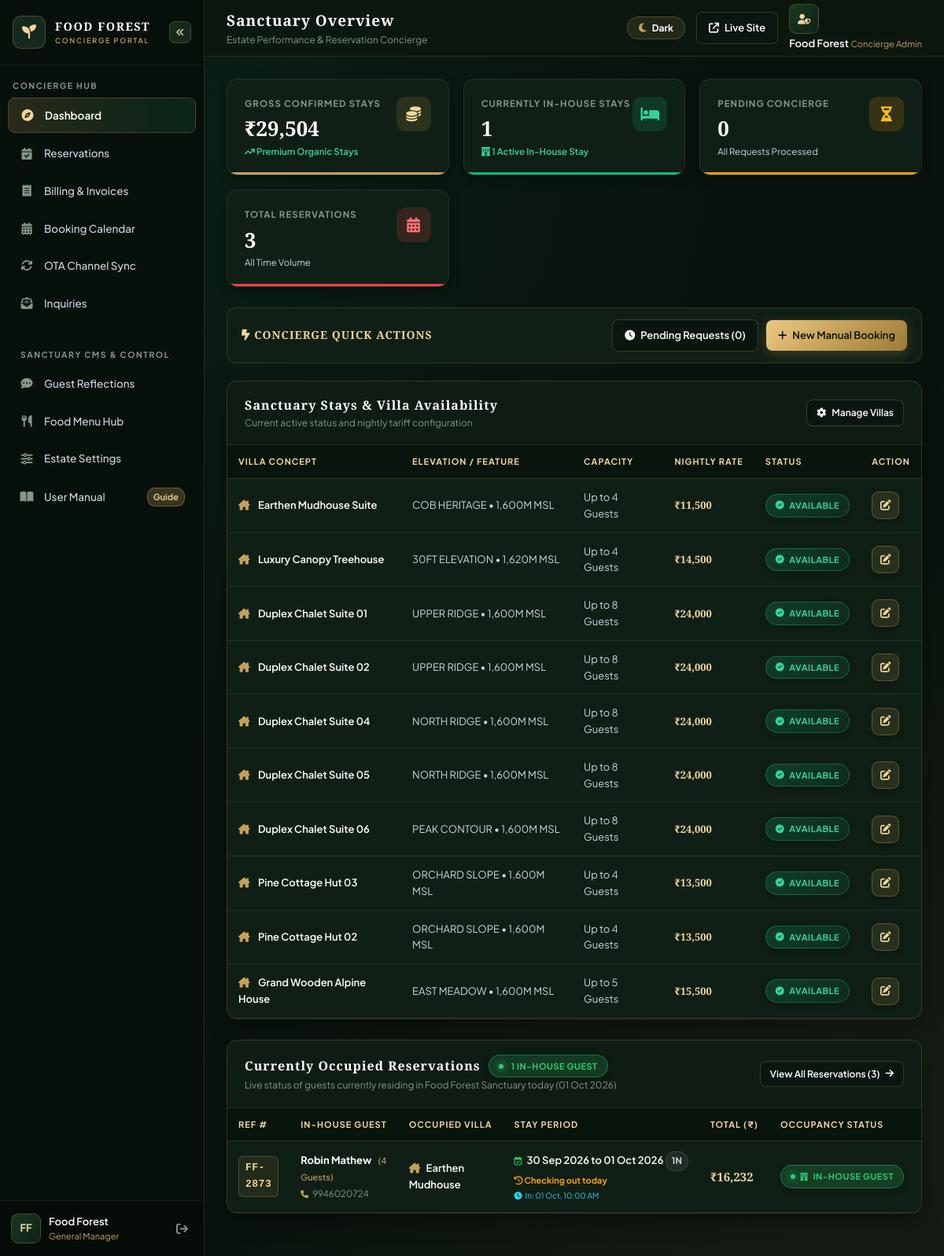
/admin/index.php (signed in), run on an earlier commit of the app's database.
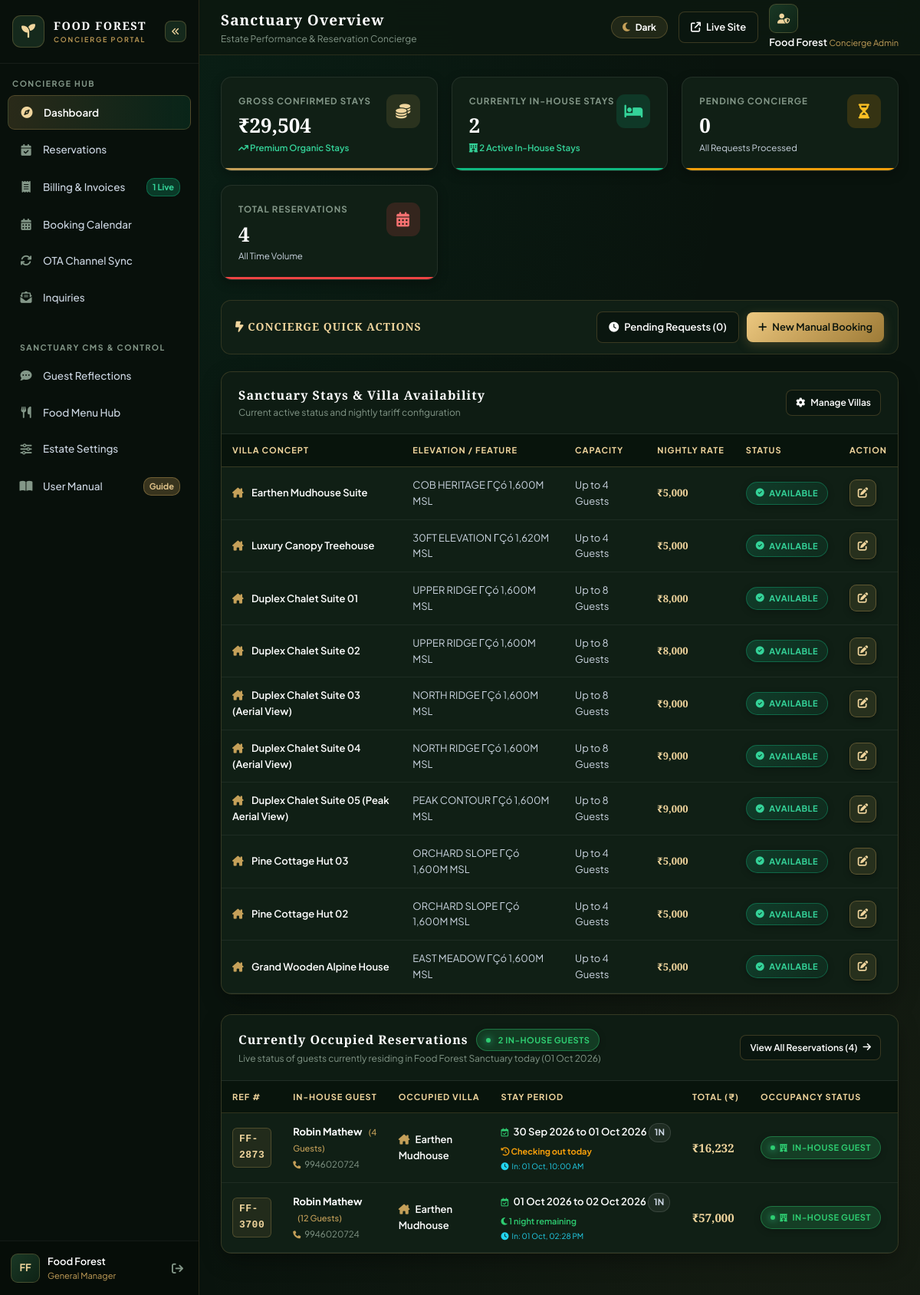
And on a later commit of the database.
### tables this page shows
CREATE TABLE `rooms` (
  `id` int(11) NOT NULL AUTO_INCREMENT,
  `slug` varchar(100) NOT NULL,
  `stay_type` varchar(50) DEFAULT 'treehouse',
  `structure_type` varchar(50) DEFAULT 'single_hut',
  `title` varchar(150) NOT NULL,
  `rate_per_night` decimal(10,2) NOT NULL,
  `single_room_rate` decimal(10,2) DEFAULT NULL,
  `extra_guest_rate` decimal(10,2) DEFAULT 1500.00,
  `extra_child_rate` decimal(10,2) DEFAULT 800.00,
  `elevation` varchar(100) DEFAULT NULL,
  `min_guests` int(11) DEFAULT 2,
  `base_guests` int(11) DEFAULT 2,
  `max_guests` int(11) DEFAULT 2,
  `description` text DEFAULT NULL,
  `amenities` text DEFAULT NULL,
  `inventory_checklist` text DEFAULT NULL,
  `image_url` varchar(255) DEFAULT NULL,
  `photos` text DEFAULT NULL,
  `interior_360_url` varchar(255) DEFAULT NULL,
  `tour_stages_json` longtext DEFAULT NULL,
  `is_available` tinyint(1) DEFAULT 1,
  `created_at` timestamp NOT NULL DEFAULT current_timestamp(),
  PRIMARY KEY (`id`),
  UNIQUE KEY `slug` (`slug`)
);

CREATE TABLE `bookings` (
  `id` int(11) NOT NULL AUTO_INCREMENT,
  `user_id` int(11) DEFAULT NULL,
  `is_guest` tinyint(1) DEFAULT 1,
  `guest_access_token` varchar(100) DEFAULT NULL,
  `expires_at` datetime DEFAULT NULL,
  `reference_code` varchar(100) NOT NULL,
  `villa_type` varchar(255) NOT NULL,
  `booking_source` varchar(50) DEFAULT 'direct_website',
  `billing_type` varchar(20) DEFAULT 'estimate',
  `gst_number` varchar(50) DEFAULT NULL,
  `billing_name` varchar(150) DEFAULT NULL,
  `billing_address` text DEFAULT NULL,
  `gst_percentage` decimal(5,2) DEFAULT 0.00,
  `gst_amount` decimal(10,2) DEFAULT 0.00,
  `external_uid` varchar(255) DEFAULT NULL,
  `sync_hash` varchar(64) DEFAULT NULL,
  `guest_name` varchar(150) NOT NULL,
  `guest_phone` varchar(50) NOT NULL,
  `guest_email` varchar(150) DEFAULT NULL,
  `id_proof_type` varchar(100) DEFAULT NULL,
  `id_proof_number` varchar(100) DEFAULT NULL,
  `id_proof_file` varchar(255) DEFAULT NULL,
  `city_state` varchar(255) DEFAULT NULL,
  `country` varchar(100) DEFAULT 'India',
  `adults_count` int(11) DEFAULT 2,
  `kids_count` int(11) DEFAULT 0,
  `extra_adults` int(11) DEFAULT 0,
  `extra_kids` int(11) DEFAULT 0,
  `guests_count` int(11) DEFAULT 2,
  `checkin_date` date NOT NULL,
  `checkout_date` date NOT NULL,
  `checked_in_at` datetime DEFAULT NULL,
  `checked_out_at` datetime DEFAULT NULL,
  `nights` int(11) DEFAULT 1,
  `addons` text DEFAULT NULL,
  `activities_json` longtext DEFAULT NULL,
  `billing_items_json` longtext DEFAULT NULL,
  `food_items` longtext DEFAULT NULL,
  `food_amount` decimal(10,2) DEFAULT 0.00,
  `food_status` varchar(50) DEFAULT 'none',
  `room_amount` decimal(10,2) DEFAULT 0.00,
  `special_notes` text DEFAULT NULL,
  `billing_notes` text DEFAULT NULL,
  `total_amount` decimal(10,2) NOT NULL,
  `advance_paid` decimal(10,2) DEFAULT 0.00,
  `discount_amount` decimal(10,2) DEFAULT 0.00,
  `tax_amount` decimal(10,2) DEFAULT 0.00,
  `extra_charges` decimal(10,2) DEFAULT 0.00,
  `payment_method` varchar(50) DEFAULT 'unspecified',
  `payment_status` varchar(50) DEFAULT 'unpaid',
  `status` varchar(50) DEFAULT 'pending',
  `created_at` timestamp NOT NULL DEFAULT current_timestamp(),
  PRIMARY KEY (`id`),
  UNIQUE KEY `reference_code` (`reference_code`)
);

### admin/includes/db.php (called while the page is built, shortened)
<?php
if (!function_exists('e')) {
    function e($str) {
        return htmlspecialchars($str ?? '', ENT_QUOTES, 'UTF-8');
    }
}
?>

### admin/index.php (the view, shortened to what the rows shown need)
<?php
require_once __DIR__ . '/includes/header.php';
$pdo = get_db();
$today = date('Y-m-d');
$occupied_stmt = $pdo->query("
    SELECT * FROM bookings
    WHERE checkin_date <= CURDATE()
      AND checkout_date >= CURDATE()
      AND status NOT IN ('cancelled', 'rejected')
    ORDER BY checkin_date ASC, id ASC
");
$occupied_bookings = $occupied_stmt->fetchAll();
$villas = $pdo->query("SELECT * FROM rooms ORDER BY id ASC")->fetchAll();
?>
<div class="adm-table-card">
    <div class="adm-table-header">
        <div>
            <h2 class="adm-table-title">Sanctuary Stays & Villa Availability</h2>
        </div>
    </div>
    <div class="adm-table-responsive">
        <table class="adm-data-table">
            <thead>
                <tr>
                    <th>Villa Concept</th>
                    <th>Elevation / Feature</th>
                    <th>Capacity</th>
                    <th>Nightly Rate</th>
                    <th>Status</th>
                    <th>Action</th>
                </tr>
            </thead>
            <tbody>
                <?php foreach ($villas as $villa): ?>
                    <tr>
                        <td style="font-weight: 600; color: var(--adm-text-primary);">
                            <i class="fa-solid <?php echo $villa['slug'] === 'treehouse' ? 'fa-tree' : 'fa-house-chimney'; ?>" style="color: var(--adm-gold); margin-right: 8px;"></i>
                            <?php echo e($villa['title']); ?>
                        </td>
                        <td><?php echo e($villa['elevation']); ?></td>
                        <td>Up to <?php echo e($villa['max_guests']); ?> Guests</td>
                        <td style="font-family: var(--adm-font-title); font-weight: 700; color: var(--adm-gold-light);">
                            ₹<?php echo number_format($villa['rate_per_night'], 0, '.', ','); ?>
                        </td>
                        <td>
                            <?php if ($villa['is_available']): ?>
                                <span class="adm-badge confirmed"><i class="fa-solid fa-circle-check"></i> Available</span>
                            <?php else: ?>
                                <span class="adm-badge cancelled"><i class="fa-solid fa-ban"></i> Blocked / Maint.</span>
                            <?php endif; ?>
                        </td>
                        <td>
                            <a href="settings.php?tab=rooms" class="adm-btn-icon" title="Edit Rate & Availability">
                                <i class="fa-solid fa-pen-to-square"></i>
                            </a>
                        </td>
                    </tr>
                <?php endforeach; ?>
            </tbody>
        </table>
    </div>
</div>
<div class="adm-table-card">
    <div class="adm-table-header">
        <div>
            <div style="display: flex; align-items: center; gap: 10px;">
                <h2 class="adm-table-title">Currently Occupied Reservations</h2>
            </div>
        </div>
    </div>
    <div class="adm-table-responsive">
        <table class="adm-data-table">
            <thead>
                <tr>
                    <th style="width: 85px;">Ref #</th>
                    <th>In-House Guest</th>
                    <th>Occupied Villa</th>
                    <th>Stay Period</th>
                    <th style="width: 105px;">Total (₹)</th>
                    <th class="adm-col-status">Occupancy Status</th>
                    <th class="adm-col-actions">Concierge Action</th>
                </tr>
            </thead>
            <tbody>
                <?php if (empty($occupied_bookings)): ?>
                    <tr>
                        <td colspan="7" style="text-align: center; padding: 45px 20px; color: var(--adm-text-muted);">
                            <div style="width: 52px; height: 52px; border-radius: 50%; background: rgba(197, 160, 89, 0.1); border: 1px solid rgba(197, 160, 89, 0.25); display: flex; align-items: center; justify-content: center; margin: 0 auto 12px; font-size: 20px; color: var(--adm-gold);">
                                <i class="fa-solid fa-hotel"></i>
                            </div>
                            <h4 style="font-family: var(--adm-font-title); font-size: 14.5px; color: #FFFFFF; margin: 0 0 4px;">No Guests Currently In-House Today</h4>
                            <p style="font-size: 12px; color: var(--adm-text-secondary); max-width: 440px; margin: 0 auto 14px;">
                                All villas are currently vacant or awaiting upcoming reservation arrivals for today (<?php echo date('d M Y'); ?>).
                            </p>
                            <a href="bookings.php" class="adm-btn-action gold" style="display: inline-flex; align-items: center; gap: 8px; padding: 7px 16px; font-size: 11.5px;">
                                <i class="fa-solid fa-calendar-days"></i>
                                <span>Browse All Upcoming Reservations</span>
                            </a>
                        </td>
                    </tr>
                <?php else: ?>
                    <?php foreach ($occupied_bookings as $b):
                        $villa_title = ($b['villa_type'] === 'treehouse') ? 'Canopy Treehouse' : 'Earthen Mudhouse';
                        $checkout_ts = strtotime($b['checkout_date']);
                        $today_ts = strtotime($today);
                        $days_left = (int) round(($checkout_ts - $today_ts) / 86400);
                        if ($days_left <= 0) {
                            $stay_hint = '<span style="color: #F59E0B; font-weight: 700;"><i class="fa-solid fa-clock-rotate-left"></i> Checking out today</span>';
                        } elseif ($days_left === 1) {
                            $stay_hint = '<span style="color: #2ECC71; font-weight: 600;"><i class="fa-solid fa-moon"></i> 1 night remaining</span>';
                        } else {
                            $stay_hint = '<span style="color: #2ECC71; font-weight: 600;"><i class="fa-solid fa-moon"></i> ' . $days_left . ' nights remaining</span>';
                        }
                    ?>
                        <tr data-status="occupied">
                            <td>
                                <span class="adm-ref-badge" title="Reservation Reference #">
                                    <?php echo e($b['reference_code']); ?>
                                </span>
                            </td>
                            <td>
                                <div style="font-weight: 700; color: var(--adm-text-primary); margin-bottom: 2px;">
                                    <?php echo e($b['guest_name']); ?>
                                    <span style="font-size: 11px; font-weight: 500; color: var(--adm-gold); margin-left: 6px;">(<?php echo (int)($b['guests_count'] ?? 2); ?> Guests)</span>
                                </div>
                                <div style="font-size: 11.5px; color: var(--adm-text-muted); display: flex; align-items: center; gap: 5px;">
                                    <i class="fa-solid fa-phone" style="font-size: 10px; color: var(--adm-gold);"></i>
                                    <a href="tel:<?php echo e($b['guest_phone']); ?>" style="color: inherit;" title="Call In-House Guest"><?php echo e($b['guest_phone']); ?></a>
                                </div>
                            </td>
                            <td>
                                <span style="font-size: 13px; font-weight: 600; color: #FFFFFF;">
                                    <i class="fa-solid <?php echo $b['villa_type'] === 'treehouse' ? 'fa-tree' : 'fa-house-chimney'; ?>" style="color: var(--adm-gold); margin-right: 5px;"></i>
                                    <?php echo e($villa_title); ?>
                                </span>
                            </td>
                            <td style="white-space: nowrap;">
                                <div style="font-size: 13px; font-weight: 600; color: var(--adm-text-primary);">
                                    <i class="fa-regular fa-calendar-check" style="font-size: 11px; color: #2ecc71; margin-right: 4px;"></i>
                                    <?php echo date('d M Y', strtotime($b['checkin_date'])); ?> to <?php echo date('d M Y', strtotime($b['checkout_date'])); ?>
                                    <span class="adm-night-pill"><?php echo e($b['nights']); ?>N</span>
                                </div>
                                <div style="font-size: 11px; margin-top: 3px;">
                                    <?php echo $stay_hint; ?>
                                </div>
                                <?php if (!empty($b['checked_in_at'])): ?>
                                    <div style="font-size: 10px; color: #22d3ee; margin-top: 3px; display: flex; align-items: center; gap: 4px;" title="Actual Check-In Time">
                                        <i class="fa-solid fa-clock"></i> In: <?php echo date('d M, h:i A', strtotime($b['checked_in_at'])); ?>
                                    </div>
                                <?php endif; ?>
                            </td>
                            <td style="font-family: var(--adm-font-title); font-weight: 700; color: var(--adm-gold-light); font-size: 15px; white-space: nowrap;">
                                ₹<?php echo number_format($b['total_amount'], 0, '.', ','); ?>
                            </td>
                            <td class="adm-col-status">
                                <span class="adm-badge confirmed" style="background: rgba(46, 204, 113, 0.18); border-color: rgba(46, 204, 113, 0.4); color: #2ecc71;">
                                    <span class="adm-pulse-dot" style="background: #2ecc71; width: 6px; height: 6px;"></span>
                                    <i class="fa-solid fa-hotel" style="font-size: 10px;"></i>
                                    <span>IN-HOUSE GUEST</span>
                                </span>
                            </td>
                            <td class="adm-col-actions">
                            </td>
                        </tr>
                    <?php endforeach; ?>
                <?php endif; ?>
            </tbody>
        </table>
    </div>
</div>
<?php require_once __DIR__ . '/includes/footer.php'; ?>

What changed in the data, as far as the page shows it:
changed rooms "Earthen Mudhouse Suite": elevation "COB HERITAGE • 1,600M MSL" → "COB HERITAGE ΓÇó 1,600M MSL"; rate_per_night "11,500" → "5,000"
changed rooms "Luxury Canopy Treehouse": elevation "30FT ELEVATION • 1,620M MSL" → "30FT ELEVATION ΓÇó 1,620M MSL"; rate_per_night "14,500" → "5,000"
changed rooms "Duplex Chalet Suite 01": elevation "UPPER RIDGE • 1,600M MSL" → "UPPER RIDGE ΓÇó 1,600M MSL"; rate_per_night "24,000" → "8,000"
changed rooms "Duplex Chalet Suite 02": elevation "UPPER RIDGE • 1,600M MSL" → "UPPER RIDGE ΓÇó 1,600M MSL"; rate_per_night "24,000" → "8,000"
changed rooms: title "Duplex Chalet Suite 04" → "Duplex Chalet Suite 03 (Aerial View)"; elevation "NORTH RIDGE • 1,600M MSL" → "NORTH RIDGE ΓÇó 1,600M MSL"; rate_per_night "24,000" → "9,000"
changed rooms: title "Duplex Chalet Suite 05" → "Duplex Chalet Suite 04 (Aerial View)"; elevation "NORTH RIDGE • 1,600M MSL" → "NORTH RIDGE ΓÇó 1,600M MSL"; rate_per_night "24,000" → "9,000"
changed rooms: title "Duplex Chalet Suite 06" → "Duplex Chalet Suite 05 (Peak Aerial View)"; elevation "PEAK CONTOUR • 1,600M MSL" → "PEAK CONTOUR ΓÇó 1,600M MSL"; rate_per_night "24,000" → "9,000"
changed rooms "Pine Cottage Hut 03": elevation "ORCHARD SLOPE • 1,600M MSL" → "ORCHARD SLOPE ΓÇó 1,600M MSL"; rate_per_night "13,500" → "5,000"
changed rooms "Pine Cottage Hut 02": elevation "ORCHARD SLOPE • 1,600M MSL" → "ORCHARD SLOPE ΓÇó 1,600M MSL"; rate_per_night "13,500" → "5,000"
changed rooms "Grand Wooden Alpine House": elevation "EAST MEADOW • 1,600M MSL" → "EAST MEADOW ΓÇó 1,600M MSL"; max_guests "5" → "4"; rate_per_night "15,500" → "5,000"
added bookings: reference_code "FF-3700", guest_name "Robin Mathew", guests_count "12", guest_phone "9946020724", villa_type "Earthen Mudhouse", checkin_date "01 Oct 2026", checkout_date "02 Oct 2026", nights "1", shows "1 night remaining", checked_in_at "01 Oct, 02:28 PM", total_amount "57,000"
Also different on the page:
$inhouse_count: (not shown) → "1"
$occupied_count: "1" → "2"
$total_bookings: "3" → "4"
text no longer shown: "Stay GUEST"
text now shown: "Live Stays GUESTS"
